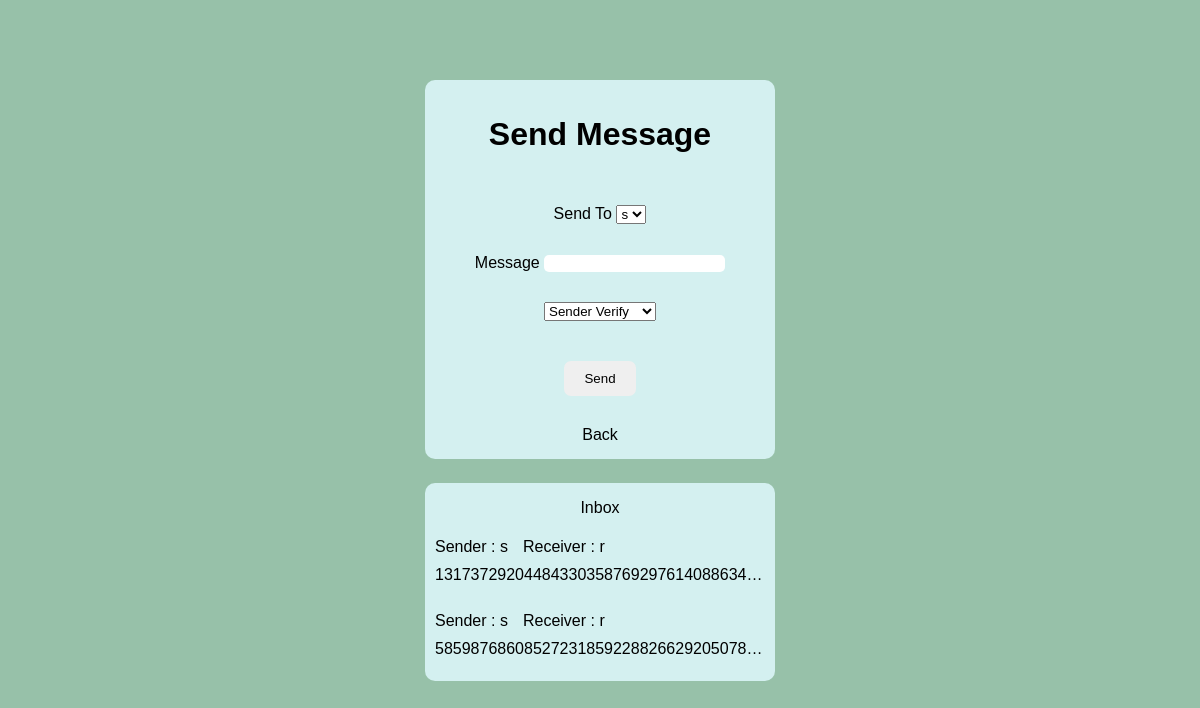
/custommessage (signed in), run on an earlier commit of the app's database.
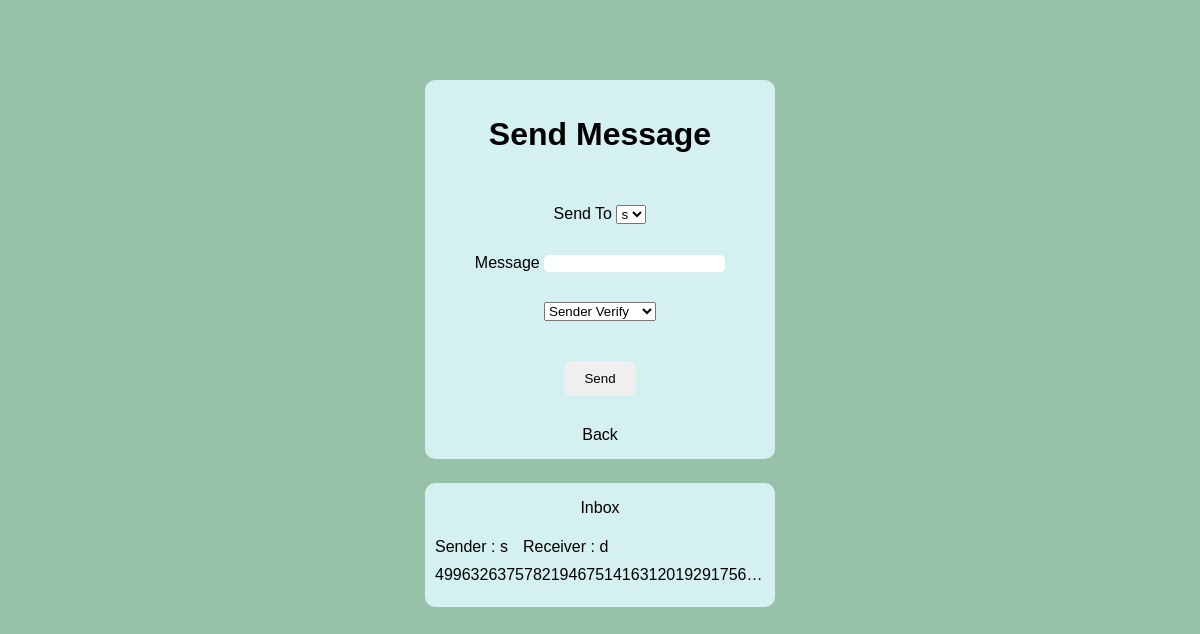
And on a later commit of the database.
### cryptoweb/models.py (models this page shows)
class Messages(models.Model):
    sender = models.CharField(max_length=64)
    receiver = models.CharField(max_length=64)
    message = models.CharField(max_length=512)
    signature = models.CharField(max_length=512)
    checkmessage = models.BooleanField(default=True)
    mode = models.CharField(max_length=32,default="None")

### cryptoweb/views.py (the view, shortened to what this page needs)
# urls.py: path('custommessage', views.custommessage, name="custommessage"),
def custommessage(request):
    if request.user.is_authenticated:
        realMessagesObject = Messages.objects.all()
        for m in realMessagesObject:
            m.checkmessage = (customhash.hash(m.message) == m.signature)
        messages = copy.deepcopy(realMessagesObject)
        newmessages = []
        for m in messages:
            if m.mode == "None":
                newmessages.append(m)
            elif m.mode == "Receiver Verify":
                if m.receiver == request.user.username:
                    Userkey = request.user.getPrivate_key()
                    m.message = RSAFunc.RSA_decrypt(message=m.message,key=Userkey)
                newmessages.append(m)
            elif m.mode == "Both":
                newmessages.append(m)
            else:
                pass
        return render(request, 'cryptoweb/custommessage.html',
                    { 'alluser' : Account.objects.all,
                        'messages' : newmessages,
                    })
    else:
        return render(request, 'cryptoweb/signin.html')

### cryptoweb/customhash.py (called while the page is built)
def hash(message):
    sha256 = hashlib.sha256()
    sha256.update(message.encode())
    hash_message = sha256.hexdigest()
    return hash_message

### cryptoweb/templates/cryptoweb/custommessage.html (shortened to what this page needs)
<!DOCTYPE html>
<html lang="en">
<head>
    <link rel="stylesheet" href="../../static/cryptoweb/digital.css">
</head>
<body>
    <form action="{% url 'custommessage' %}" method="post">
        <div class="box">
            <h1>Send Message</h1>
        </div>
        <div class="box">
            <label for="">Send To</label>
            <select name="receiver">
                {% for user in alluser %}
                    {% if user != request.user %}
                    <option value="{{user.username}}">{{user.username}}</option>
                    {% endif %}
                    {% empty %}
                    <option value="" disabled>Account not available</option>
                {% endfor %}
            </select>
        </div>
        <div class="box">
            <label for="">Message</label>
            <input type="text" name="message">
        </div>
        <div class="box">
            <select name="mode">
                <option value="Sender Verify">Sender Verify</option>
            </select>
        </div>
        <div class="box">
            <button type="submit">Send</button>
        </div>
        <div class="box">
            <a href="/" class="back">Back</a>
        </div>
    </form>
    <div class="container">
        <p class="first">Inbox</p>
        {% for m in messages %}
        <span>
            <p class="p">Sender : {{ m.sender }}</p>
            <p class="p">Receiver : {{ m.receiver }}</p>
        </span>
        <p class="p">{{ m.message }}</p><br>
        {% endfor %}
</div>
</body>
</html>

### cryptoweb/static/cryptoweb/digital.css (style rules this page uses)
:root { --c1: #D4F0F0; --c2: #8FCACA; --c3: #CCE2CB; --c4: #B6CFB6; --c5: #97C1A9; --font: Arial, Helvetica, sans-serif; --box-width: 350px; }
body { margin: 0; display: flex; align-items: center; flex-direction: column; justify-content: center; background-color: var(--c5); font-family: var(--font); }
form { margin-top: 10vh; display: flex; flex-direction: column; align-items: center; background-color: var(--c1); width: var(--box-width); border-radius: 10px; }
.box { margin: 15px; }
button, a { margin-top: 10px; padding: 10px 20px; border: none; border-radius: 7px; cursor: pointer; text-decoration: none; color: black; transition: background-color 0.3s; }
input { border: none; border-radius: 5px; }
.container { margin-top: 3vh; display: flex; flex-direction: column; background-color: var(--c1); width: var(--box-width); border-radius: 10px; overflow: hidden; white-space: nowrap; }
.container p:first-child { align-self: center; }
.p { margin: 5px; margin-left: 10px; text-overflow: ellipsis; overflow: hidden; }
span { display: flex; flex-direction: row; }

What changed in the data, as far as the page shows it:
removed Messages: sender "s", receiver "r", message "13173729204484330358769297614088634…"
removed Messages: sender "s", receiver "r", message "58598768608527231859228826629205078…"
added Messages: sender "s", receiver "d", message "49963263757821946751416312019291756…"
